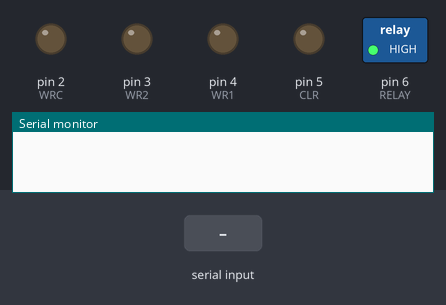
Bench run of a sketch on a simulated Arduino Uno, built with avr-gcc and run on an emulated ATmega328P. Parts: switched loads named in the sketch (green lamp = pin HIGH), output pins drawn as LEDs (lit = HIGH), the last lines printed to the serial monitor. The inputs (shaded band) are chosen by the test bench.

Above: at 2.2 s.
2.3 s: "s" received over Serial
At 3.1 s:
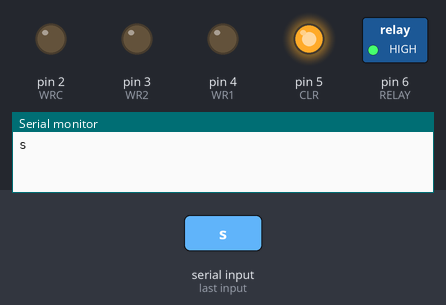
3.8 s: "d" received over Serial
Timing chart, 0 to 6.8 s (numbered marks = the images above; inputs shaded):
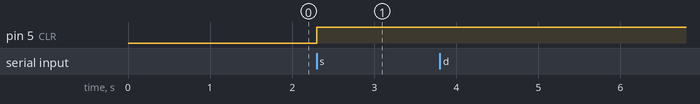

Measured:
- after the input at 2.3 s, pin 5 (CLR): LOW → HIGH at once

The sketch:

testing_relays.ino
```cpp
#define WRC 2
#define WR2 3
#define WR1 4
#define CLR 5

#define RELAY 6


void setup() {
  // put your setup code here, to run once:
  Serial.begin(115200);
  pinMode(WRC, OUTPUT);
  pinMode(WR2, OUTPUT);
  pinMode(WR1, OUTPUT);
  pinMode(CLR, OUTPUT);
  pinMode(RELAY, OUTPUT);

  digitalWrite(CLR, LOW);
  digitalWrite(WRC, LOW);
  digitalWrite(WR1, LOW);
  digitalWrite(WR2, LOW);
  digitalWrite(RELAY, HIGH);
  delay(1000);
}

void loop() {

  if(Serial.available() > 0){
    char readChar = Serial.read();

    if(readChar == 's'){
      digitalWrite(CLR, LOW);
      digitalWrite(CLR, HIGH);
      digitalWrite(WR1, LOW);
      digitalWrite(WR1, HIGH);
      digitalWrite(WR1, LOW);
      Serial.write(readChar);
    }

    if(readChar == 'd'){
      digitalWrite(CLR, LOW);
      digitalWrite(CLR, HIGH);
      digitalWrite(WR2, LOW);
      digitalWrite(WR2, HIGH);
      digitalWrite(WR2, LOW);
      Serial.write(readChar);
    }
  }

}
```
